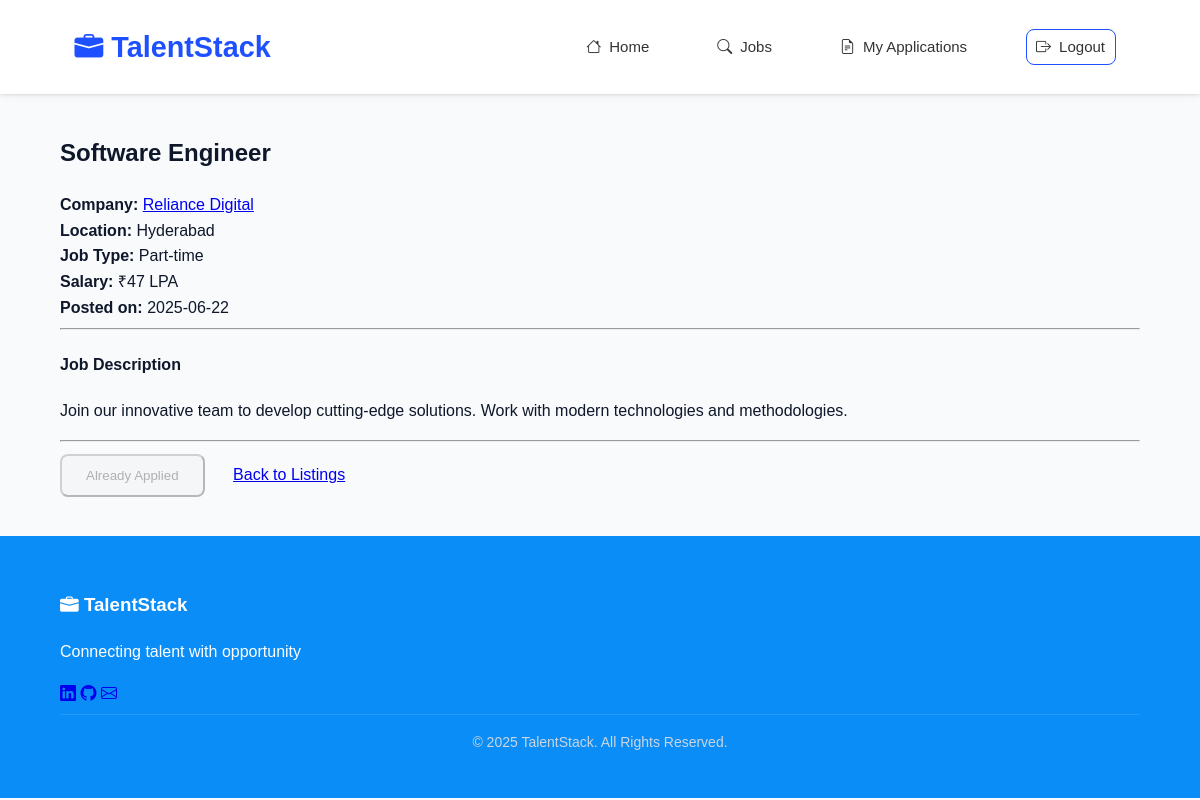
The page /job_seeker/job/2 (signed in) on the database its author committed.
### models/job.py (models this page shows, shortened)
class Job(db.Model):
    id = db.Column(db.Integer, primary_key=True)
    title = db.Column(db.String(100), nullable=False)
    description = db.Column(db.Text, nullable=False)
    location = db.Column(db.String(100), nullable=False)
    salary = db.Column(db.String(100), nullable=True)
    job_type = db.Column(db.String(50), nullable=False, default='Full-time')
    date_posted = db.Column(db.DateTime, nullable=False, default=datetime.utcnow)
    employer_id = db.Column(db.Integer, db.ForeignKey('user.id'), nullable=False)
    applications = db.relationship('Application', backref='job', lazy=True, cascade="all, delete-orphan")

### models/user.py (models this page shows, shortened)
class User(db.Model, UserMixin):
    id = db.Column(db.Integer, primary_key=True)
    username = db.Column(db.String(20), unique=True, nullable=False)
    email = db.Column(db.String(120), unique=True, nullable=False)
    password_hash = db.Column(db.String(60), nullable=False)
    role = db.Column(db.String(20), nullable=False, default='job_seeker') # roles: job_seeker, employer, admin
    jobs = db.relationship('Job', backref='author', lazy=True, foreign_keys='Job.employer_id')
    applications = db.relationship('Application', backref='applicant', lazy=True, foreign_keys='Application.user_id')
    @property
    def password(self):
        raise AttributeError('password is not a readable attribute')

### routes/job_seeker.py (the view)
@job_seeker_bp.route('/job/<int:job_id>')
def job_details(job_id):
    job = Job.query.get_or_404(job_id)
    applied = False
    if current_user.is_authenticated and current_user.role == 'job_seeker':
        application = Application.query.filter_by(user_id=current_user.id, job_id=job.id).first()
        if application:
            applied = True
    return render_template('job_details.html', title=job.title, job=job, applied=applied)

### templates/job_details.html
{% extends "layout.html" %}
{% block content %}
    <div class="job-listing-detail">
        <h2>{{ job.title }}</h2>
        <div class="job-meta">
            <strong>Company:</strong> <a href="#">{{ job.author.username }}</a><br>
            <strong>Location:</strong> {{ job.location }}<br>
            <strong>Job Type:</strong> {{ job.job_type }}<br>
            <strong>Salary:</strong> {{ job.salary if job.salary else 'N/A' }}<br>
            <strong>Posted on:</strong> {{ job.date_posted.strftime('%Y-%m-%d') }}
        </div>
        <hr>
        <h4>Job Description</h4>
        <p>{{ job.description }}</p>
        <hr>
        <div class="job-actions">
            {% if current_user.is_authenticated %}
                {% if current_user.role == 'job_seeker' %}
                    {% if applied %}
                        <button class="btn btn-success" disabled>Already Applied</button>
                    {% else %}
                        <form action="{{ url_for('job_seeker.apply_to_job', job_id=job.id) }}" method="POST" style="display: inline;">
                            <button type="submit" class="btn btn-primary">Apply Now</button>
                        </form>
                    {% endif %}
                {% elif current_user.id == job.employer_id %}
                     <a href="{{ url_for('employer.view_applicants', job_id=job.id) }}" class="btn">View Applicants</a>
                {% endif %}
            {% else %}
                <p><a href="{{ url_for('auth.login') }}">Login</a> to apply for this job.</p>
            {% endif %}
             <a href="{{ url_for('main.index') }}" class="btn btn-secondary">Back to Listings</a>
        </div>
    </div>
{% endblock content %}

### static/css/style.css (style rules this page uses)
:root { --primary: #2563eb; --primary-dark: #1d4ed8; --secondary: #64748b; --success: #22c55e; --danger: #ef4444; --warning: #f59e0b; --dark: #0f172a; --darker: #0b8df7; --light: #f8fafc; --gray: #cbd5e1; --transition: all 0.3s ease; }
body { font-family: 'Poppins', sans-serif; background-color: var(--light); color: var(--dark); line-height: 1.6; margin: 0; overflow-x: hidden; }
.btn { display: inline-flex; align-items: center; gap: 0.5rem; padding: 0.75rem 1.5rem; border-radius: 0.5rem; font-weight: 500; transition: var(--transition); cursor: pointer; }

### rows shown on the page
Job: title "Software Engineer", location "Hyderabad", job_type "Part-time", salary "₹47 LPA", date_posted "2025-06-22", description "Join our innovative team to develop cutting-edge solutions. Work with modern technologies and methodologies."
User: author.username "Reliance Digital"
